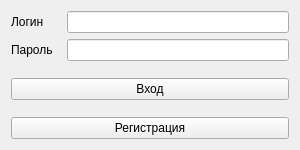
<?xml version="1.0" encoding="UTF-8"?>
<ui version="4.0">
 <class>Form</class>
 <widget class="QWidget" name="Form">
  <property name="geometry">
   <rect>
    <x>0</x>
    <y>0</y>
    <width>300</width>
    <height>150</height>
   </rect>
  </property>
  <property name="minimumSize">
   <size>
    <width>300</width>
    <height>130</height>
   </size>
  </property>
  <property name="maximumSize">
   <size>
    <width>400</width>
    <height>150</height>
   </size>
  </property>
  <property name="windowTitle">
   <string>Авторизация</string>
  </property>
  <layout class="QVBoxLayout" name="verticalLayout">
   <item>
    <layout class="QHBoxLayout" name="horizontalLayout">
     <item>
      <widget class="QLabel" name="label">
       <property name="minimumSize">
        <size>
         <width>50</width>
         <height>0</height>
        </size>
       </property>
       <property name="text">
        <string>Логин</string>
       </property>
      </widget>
     </item>
     <item>
      <widget class="QLineEdit" name="lineEditLogin"/>
     </item>
    </layout>
   </item>
   <item>
    <layout class="QHBoxLayout" name="horizontalLayout_2">
     <item>
      <widget class="QLabel" name="label_2">
       <property name="minimumSize">
        <size>
         <width>50</width>
         <height>0</height>
        </size>
       </property>
       <property name="text">
        <string>Пароль</string>
       </property>
      </widget>
     </item>
     <item>
      <widget class="QLineEdit" name="lineEditPassword">
       <property name="echoMode">
        <enum>QLineEdit::EchoMode::Password</enum>
       </property>
      </widget>
     </item>
    </layout>
   </item>
   <item>
    <spacer name="verticalSpacer_2">
     <property name="orientation">
      <enum>Qt::Orientation::Vertical</enum>
     </property>
     <property name="sizeHint" stdset="0">
      <size>
       <width>20</width>
       <height>40</height>
      </size>
     </property>
    </spacer>
   </item>
   <item>
    <widget class="QPushButton" name="pushButton">
     <property name="sizePolicy">
      <sizepolicy hsizetype="Minimum" vsizetype="Fixed">
       <horstretch>0</horstretch>
       <verstretch>0</verstretch>
      </sizepolicy>
     </property>
     <property name="text">
      <string>Вход</string>
     </property>
    </widget>
   </item>
   <item>
    <spacer name="verticalSpacer">
     <property name="orientation">
      <enum>Qt::Orientation::Vertical</enum>
     </property>
     <property name="sizeHint" stdset="0">
      <size>
       <width>20</width>
       <height>40</height>
      </size>
     </property>
    </spacer>
   </item>
   <item>
    <widget class="QPushButton" name="pushButtonRegestry">
     <property name="sizePolicy">
      <sizepolicy hsizetype="Minimum" vsizetype="Fixed">
       <horstretch>0</horstretch>
       <verstretch>0</verstretch>
      </sizepolicy>
     </property>
     <property name="text">
      <string>Регистрация</string>
     </property>
    </widget>
   </item>
  </layout>
 </widget>
 <resources/>
 <connections/>
</ui>
